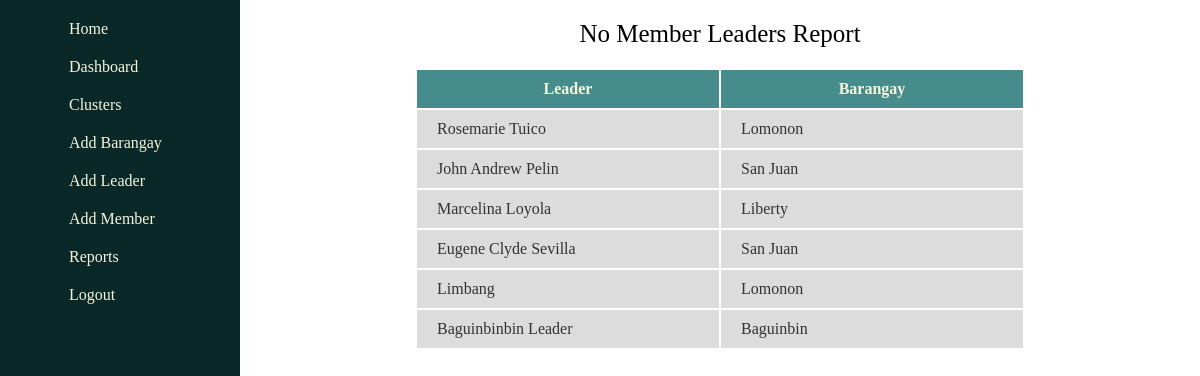
Page /report/leaders/member/None/ (signed in) on the earlier database version.
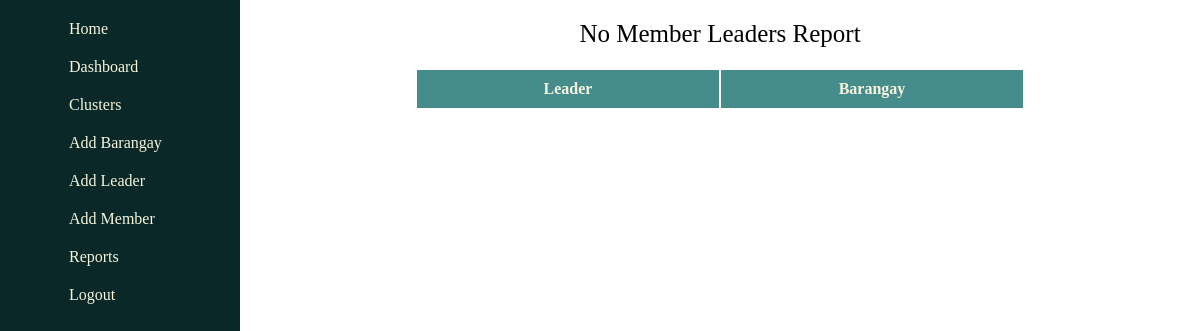
Same page on the later database version.
### management/models.py (models this page shows, shortened)
class Cluster(models.Model):
    leader = models.ForeignKey(Leader, related_name='cluster_leader', on_delete=models.CASCADE)
    members = models.ManyToManyField(Member, related_name='cluster_member')

class Leader(models.Model):
    name = models.CharField(max_length=255)
    gender = models.ForeignKey(Gender, related_name='leader_gender', on_delete=models.CASCADE)
    age = models.IntegerField()
    brgy = models.ForeignKey(Barangay, related_name='leader_brgy', on_delete=models.CASCADE)
    sitio = models.ForeignKey(Sitio, related_name='leader_sitio', on_delete=models.CASCADE, null=True, blank=True)
    date_registered = models.DateTimeField(auto_now_add=True)
    image = models.ImageField(null=True, blank=True, upload_to="images/")
    def __str__(self):
        return self.name

class Barangay(models.Model):
    brgy_name = models.CharField(max_length=255)
    brgy_voter_population = models.IntegerField(blank=True, null=True)
    lat = models.FloatField(blank=True, null=True)
    long = models.FloatField(blank=True, null=True)
    def __str__(self):
        return self.brgy_name
    class Meta:
        ordering = ['brgy_name']

### management/views.py (the view)
# urls.py: path('report/leaders/member/None/', views.no_members_leader, name='no-member-leader'),
def no_members_leader(request):
    no_members = Cluster.objects.filter(members=None)
    return render(request, 'no_member_leaders.html', {
        'no_members': no_members,
    })

### management/templates/no_member_leaders.html
{% extends 'base.html' %}
{% load static %}
{% block content %}
    <section class="no-member-leaders-utmost-container-section">
        <div class="no-member-leaders-title-header-div">
            No Member Leaders Report
        </div>
        <div class="no-member-leaders-table-container-div">
            <table class="no-member-leaders-table">
                <tr class="no-member-leaders-table-row">
                    <th class="no-member-leaders-table-head">Leader</th>
                    <th class="no-member-leaders-table-head">Barangay</th>
                </tr>
                {% for leaders in no_members %}
                    <tr class="no-member-leaders-table-row">
                        <td class="no-member-leaders-table-data">
                            <a class="no-member-leaders-table-link"
                               href="{% url 'cluster' leaders.leader %}">
                                {{ leaders.leader }}
                            </a>
                        </td>
                        <td class="no-member-leaders-table-data">
                            <a class="no-member-leaders-table-link"
                               href="{% url 'brgy-leaders' leaders.leader.brgy %}">{{ leaders.leader.brgy }}
                            </a>
                        </td>
                    </tr>
                {% endfor %}
            </table>
        </div>
    </section>
{% endblock %}

### management/templates/base.html (shortened to what this page needs)
<!DOCTYPE html>
<html lang="en">
<head>
    {% load static %}
    <link rel="stylesheet" href="{% static 'styles.css' %}">
    <link rel="stylesheet" href="{% static 'member_profile.css' %}">
    <link rel="stylesheet" href="{% static 'css/all.min.css' %}">
    <link rel="stylesheet" href="{% static 'css/fontawesome.min.css' %}">
    <link rel="stylesheet" href="{% static 'dashboard.css' %}">
    <link rel="stylesheet" href="{% static 'add-brgy.css' %}">
    <link rel="stylesheet" href="{% static 'add-leader.css' %}">
    <link rel="stylesheet" href="{% static 'add-member.css' %}">
    <link rel="stylesheet" href="{% static 'reports.css' %}">
    <link rel="stylesheet" href="{% static 'brgy-profile.css' %}">
    <link rel="stylesheet" href="{% static 'no-member-brgy.css' %}">
    <link rel="stylesheet" href="{% static 'leader-no-members.css' %}">
    <link rel="stylesheet" href="{% static 'leaderless-members.css' %}">
    <link rel="stylesheet" href="{% static 'member-count-per-brgy.css' %}">
    <link rel="stylesheet" href="{% static 'cluster.css' %}">
    <link rel="stylesheet" href="{% static 'leader-profile.css' %}">
    <link rel="stylesheet" href="{% static 'member-profile.css' %}">
</head>
<body>
    <header id="main-header">
        <ul class="home-header-nav-links">
            {% if request.user.is_authenticated %}
                <li class="home-header-nav-link">
                    <a class="home-link-to-page" href="{% url 'homepage' %}">
                        <div class="home-link-icon-container">
                            <div class="home-link-icon-div">
                                <i class="fa fa-home"></i>
                            </div>
                        </div>
                        <div class="home-link-icon-container">
                            <div class="home-link-name">
                                Home
                            </div>
                        </div>
                    </a>
                </li>
                <li class="home-header-nav-link">
                    <a class="home-link-to-page" href="{% url 'dashboard' %}">
                        <div class="home-link-icon-container">
                            <div class="home-link-icon-div">
                                <i class="fa fa-line-chart"></i>
                            </div>
                        </div>
                        <div class="home-link-icon-container">
                            <div class="home-link-name">
                                Dashboard
                            </div>
                        </div>
                    </a>
                </li>
                <li class="home-header-nav-link">
                    <a class="home-link-to-page" href="{% url 'clusters' %}">
                        <div class="home-link-icon-container">
                            <div class="home-link-icon-div">
                                <i class="fa fa-users" aria-hidden="true"></i>
                            </div>
                        </div>
                        <div class="home-link-icon-container">
                            <div class="home-link-name">
                                Clusters
                            </div>
                        </div>
                    </a>
                </li>
                <li class="home-header-nav-link">
                    <a class="home-link-to-page" href="{% url 'add-brgy' %}">
                        <div class="home-link-icon-container">
                            <div class="home-link-icon-div">
                                <i class="fas fa-dharmachakra" aria-hidden="true"></i>
                            </div>
                        </div>
                        <div class="home-link-icon-container">
                            <div class="home-link-name">
                                Add Barangay
                            </div>
                        </div>
                    </a>
                </li>
                <li class="home-header-nav-link">
                    <a class="home-link-to-page" href="{% url 'add-leader' %}">
                        <div class="home-link-icon-container">
                           <div class="home-link-icon-div">
                               <i class="fas fa-user-tie" aria-hidden="true"></i>
                           </div>
                        </div>
                        <div class="home-link-icon-container">
                            <div class="home-link-name">
                                Add Leader
                            </div>
                        </div>
                    </a>
                </li>
                <li class="home-header-nav-link">
                    <a class="home-link-to-page" href="{% url 'add-members' %}">
                        <div class="home-link-icon-container">
                            <div class="home-link-icon-div">
                                <i class="fas fa-user-plus" aria-hidden="true"></i>
                            </div>
                        </div>
                        <div class="home-link-icon-container">
                            <div class="home-link-name">
                                Add Member
                            </div>
                        </div>
                    </a>
                </li>
                <li class="home-header-nav-link">
                    <a class="home-link-to-page" href="{% url 'reports' %}">
                        <div class="home-link-icon-container">
                            <div class="home-link-icon-div">
                                <i class="fa fa-file" aria-hidden="true"></i>
                            </div>
                        </div>
                        <div class="home-link-icon-container">
                            <div class="home-link-name">
                                Reports
                            </div>
                        </div>
                    </a>
                </li>
                <li class="home-header-nav-link">
                    <a class="home-link-to-page" href="{% url 'logout' %}">
                        <div class="home-link-icon-container">
                            <div class="home-link-icon-div">
                                <i class="fa fa-sign-out" aria-hidden="true"></i>
                            </div>
                        </div>
                        <div class="home-link-icon-container">
                            <div class="home-link-name">
                                Logout
                            </div>
                        </div>
                    </a>
                </li>
            {% endif %}
        </ul>
    </header>
    <section class="base-block-content-section-container">
        {% block content %}{% endblock %}
    </section>
</body>
</html>

### management/static/styles.css (style rules this page uses)
html { scroll-behavior:smooth; }
body { margin: 0px; }
#main-header { background-color: rgb(10, 40, 40); color: beige; width:20%; float: left; min-height: 100vh; position: fixed; z-index:20; }
.home-header-nav-links { list-style: none; margin-right: 50px; }
.home-header-nav-link { margin-top: 20px; }
.home-link-to-page { color: beige; text-decoration: none; font-family: 'Montserrat'; }
.home-link-icon-container { display: inline-block; }
.home-link-icon-div { width: 25px; }
.base-block-content-section-container { width:80%; float:right; overflow: hidden; }

### management/static/leader-no-members.css (style rules this page uses)
.no-member-leaders-table { font-family: 'Montserrat'; }
.no-member-leaders-table-head { background-color: rgb(70, 140, 140); width: 300px; padding-top: 10px; padding-bottom: 10px; color: beige; }
.no-member-leaders-table-container-div { margin: auto; width: fit-content; }
.no-member-leaders-title-header-div { text-align: center; font-family: 'Montserrat'; font-size: 25px; margin: 20px; }

Differences in the rows shown:
removed Cluster: leader "Rosemarie Tuico", leader.brgy "Lomonon"
removed Cluster: leader "John Andrew Pelin", leader.brgy "San Juan"
removed Cluster: leader "Marcelina Loyola", leader.brgy "Liberty"
removed Cluster: leader "Eugene Clyde Sevilla", leader.brgy "San Juan"
removed Cluster: leader "Limbang", leader.brgy "Lomonon"
removed Cluster: leader "Baguinbinbin Leader", leader.brgy "Baguinbin"
